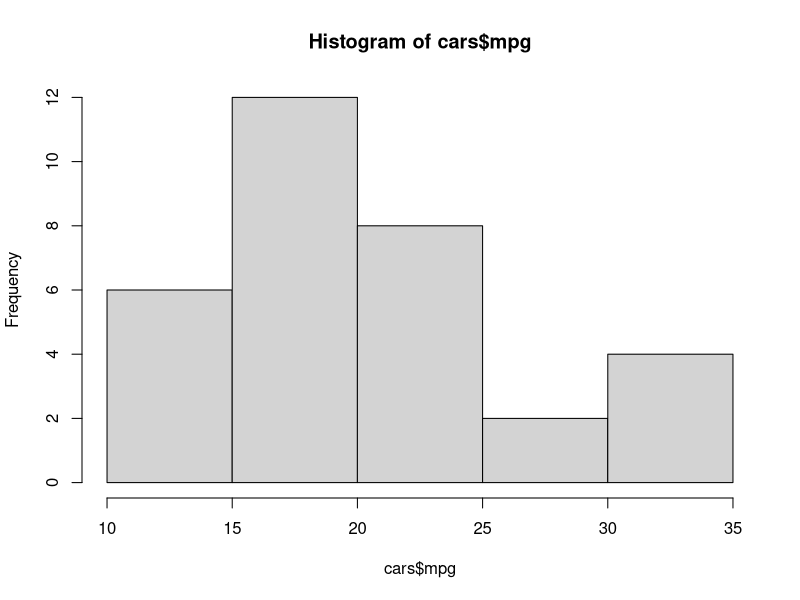
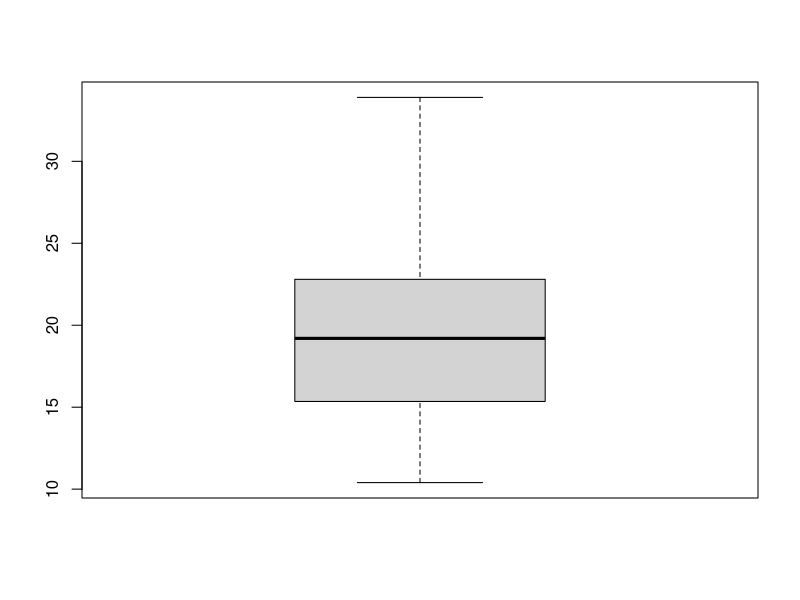
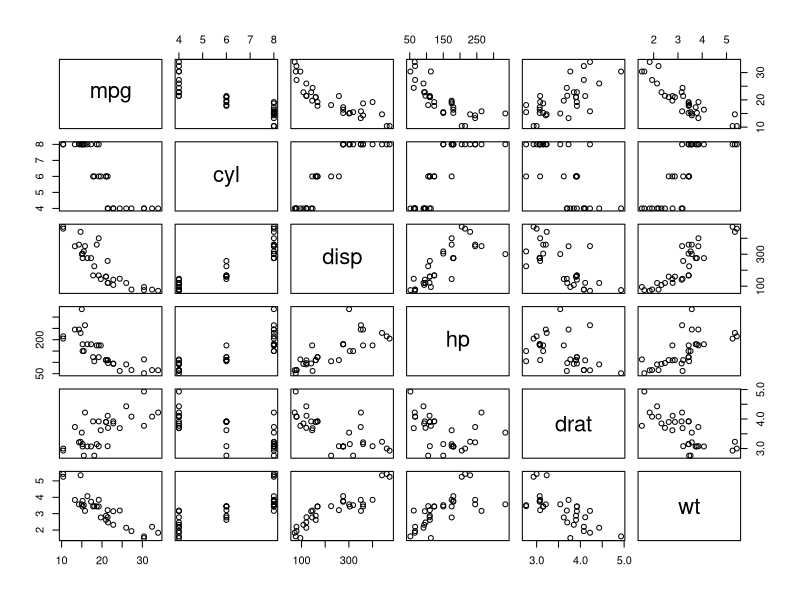
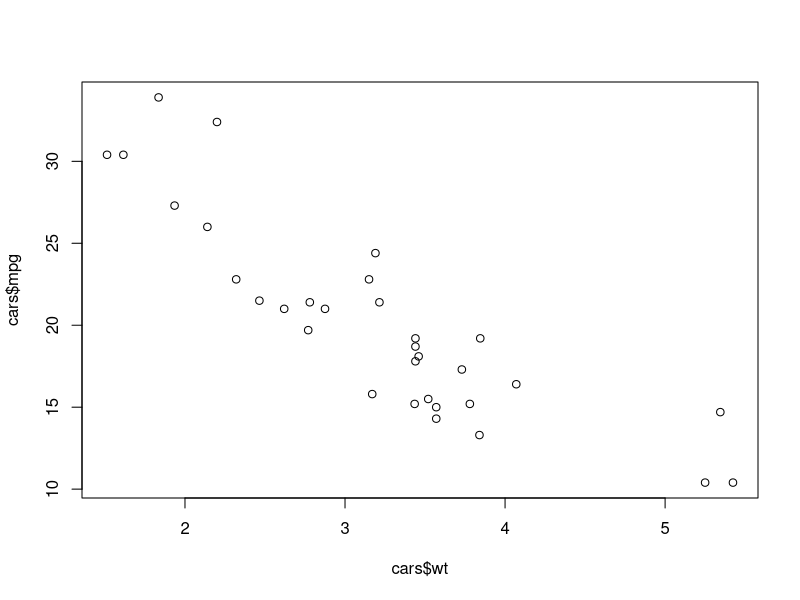
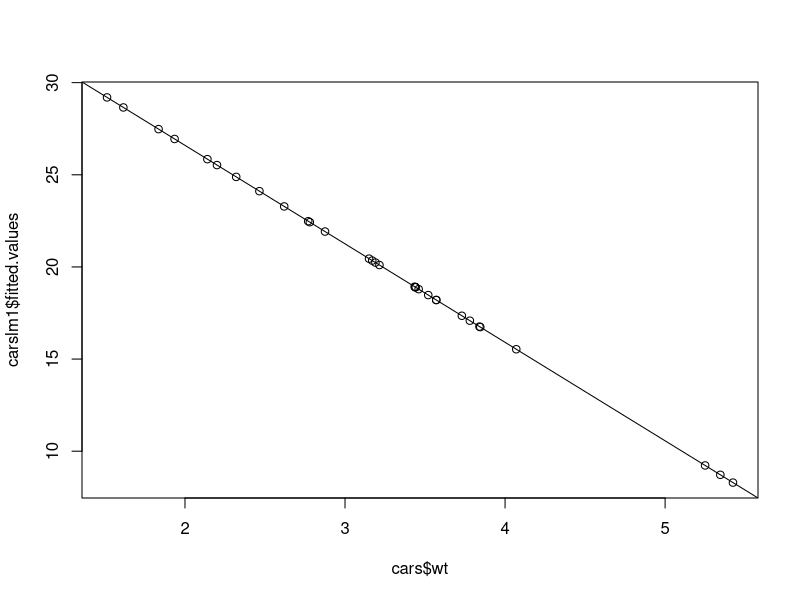
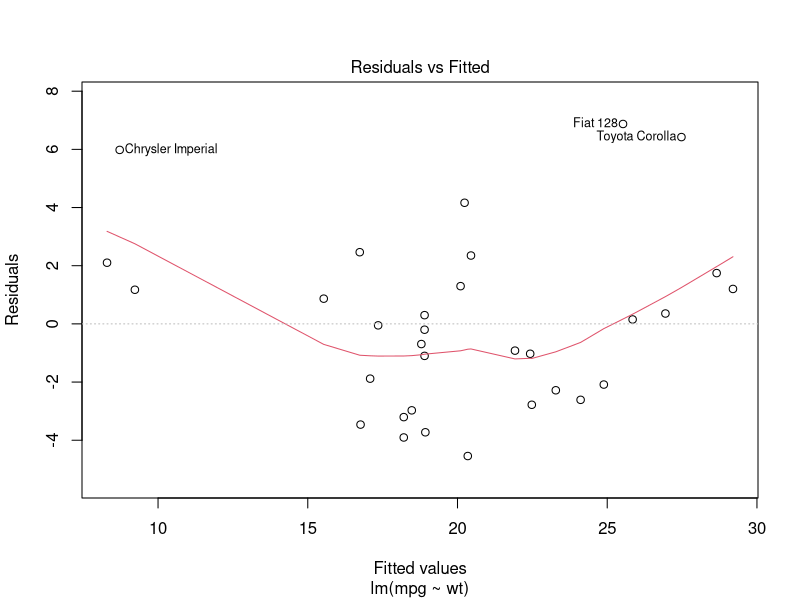
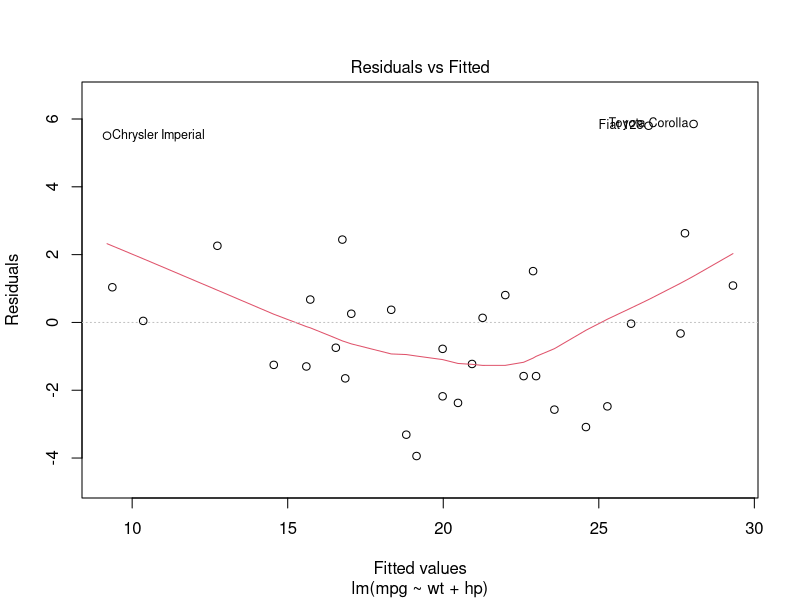
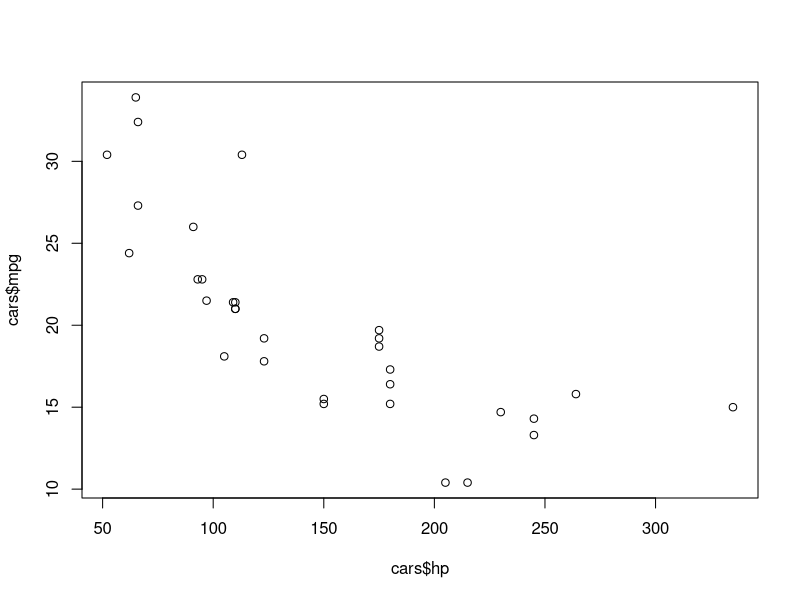

These figures' R source, in order:
# 1 part is EDA.
# 2nd part is Model making
# 3rd is prediction
# *************************************   EDA   **************************************
#loading data from R documentation
data('mtcars')
cars<-mtcars
# Just look first 6 row
head(cars)
# lets see structre of data
str(cars)
# making histogram, box plot and matrix plot
hist(cars$mpg)
boxplot(cars$mpg)
pairs(cars[1:6])

plot(cars$wt,cars$mpg) # scatter plot,bi variate analysis
cor(cars$mpg,cars$wt)  # correlation coeff
#simple linear regression
carslm1<-lm(mpg~wt, data= cars)   # Making model linear regression
carslm1$coefficients              # printing intercept and slop
carslm1$fitted.values             # print predict value Y cap

plot(cars$wt,carslm1$fitted.values) # plot between x= wt and y= predict value y cap
abline(carslm1)                     # best fit line

RSS1<-sum((cars$mpg-carslm1$fitted.values)^2) # finding RSS, Residual sum of square
mean(carslm1$residuals)
#  ***********************Assumption
# residual must follow mean equal to zeros and 
# residual must follow normal distribution. So lets test it. using shapiro test

shapiro.test(carslm1$residuals)    
mean(cars$mpg)
TSS<-sum((cars$mpg-20)^2) # Max error Tss calculated     
R_sq=(TSS-RSS1)/TSS       # Rsquared values
R_sq

summary(carslm1)         # let print individual, group p value, R and R sq value, 
# RSE and F statistic value and explore these for EDA 
summary(carslm1)$r.squared    # individal R sq value

summary(carslm1)$adj.r.squared   # individal R adj value
RSE<-sqrt(RSS1/(nrow(cars)-ncol(cars)-1))   # calculate RSE using FORMULA
RSE
summary(carslm1)$sigma         # print RES directly 

confint(carslm1)# finding confidence interval 
plot(carslm1,1)    # this plot based of resudual value, where is positive and where is negative,this graph look bent because both side in graph of linear model it is postive residula and in middle it is negative residual.


#************************          MULTIPLE LINEAR REGRESSION
#multiple linear regression
carslm2<-lm(mpg~wt+hp,data=cars)  # using weight and hourse power.
summary(carslm2)                  # print complete set of analysis.
RSS2<-sum((cars$mpg-carslm2$fitted.values)^2) # finding RSS
RSS2

plot(carslm2,1) # Plot again residual.

cars$cyl<-as.factor(cars$cyl)  # cyl look like categorical in data set but in number so we convert it into categorical. 
tapply(cars$mpg,cars$cyl,mean) # according to cyl finding mean of mpg

mul_lm<-lm(mpg~cyl,data=cars)  # lets take mileage and cylinder.
mul_lm$coefficients     # print intecet and slop of each variable
contrasts(cars$cyl)   # find dummy variable.
summary(mul_lm) # print all analysis
RSS3<-sum((cars$mpg-mul_lm$fitted.values)^2) # finding RSS
RSS3

mul_lm2<-lm(mpg~wt+hp+cyl,data=cars) # lets take three variable and again do analysis
mul_lm2
RSS4<-sum((cars$mpg-mul_lm2$fitted.values)^2) # finding RSS
RSS4
summary(mul_lm2)

mul_lm3<-lm(mpg~wt+hp+cyl+wt*hp,data=cars) # Again take all three and interaction effect wt*hp 
mul_lm3$coefficients
RSS5<-sum((cars$mpg-mul_lm3$fitted.values)^2) # finding RSS
RSS5
summary(mul_lm3)

mul_lm4<-lm(mpg~wt+hp+wt*hp,data=cars)  # we removed cyl, because it gives high P value, High RSS and HIGh F statistic 
mul_lm4$coefficients
RSS5<-sum((cars$mpg-mul_lm4$fitted.values)^2) # finding RSS
RSS5
summary(mul_lm4)
head(cars)
# *************************************   Polinomial 
plot(cars$hp,cars$mpg)   #lets visualise hp
mul_lm5<-lm(mpg~I(hp^2)+hp,data=cars) #fitting mpg and hp with power of 2.
RSS7<-sum((cars$mpg-mul_lm5$fitted.values)^2)  
RSS7
summary(mul_lm5)

mul_lm6<-lm(mpg~poly(hp,3)+hp+I(hp^2)+I(hp^3),data=cars)  # this time power of 3 of hp
RSS8<-sum((cars$mpg-mul_lm6$fitted.values)^2)
RSS8
summary(mul_lm6)

# ________________________   After finalise we choose hp with power of 2, it give high f statistic, low RSS, High R adj.
# Adding Hp^2 to final model

mul_lm7<-lm(mpg~wt+hp+wt*hp+I(hp^2),data=cars) # final model fit.
mul_lm7$coefficients  # intercetp and slops
RSS9<-sum((cars$mpg-mul_lm7$fitted.values)^2) # finding RSS
RSS9
summary(mul_lm7)


mul_lm8<-lm(mpg~.+wt*hp+I(hp^2),data=cars) # this time chosse every variable, and hp of power of 2.
mul_lm8$coefficients
RSS10<-sum((cars$mpg-mul_lm7$fitted.values)^2) # finding RSS

summary(mul_lm8)

anova(carslm1,carslm2,mul_lm4,mul_lm7,mul_lm8)
# NOTE : # R2 adj and RSE choose min

# Prediction
new_car_data<-data.frame(wt=c(2.5,3.5,4.5,5.5),
                          hp=c(100,200,250,350))  # lets predict on our data set.


pred1<-predict(carslm1,data=new_car_data) # wt and mpg model
pred2<-predict(carslm2,data=new_car_data) # wt mpg and hp
pred3<-predict(mul_lm4,data=new_car_data) # wt mpg and wt*hp
cbind(pred1,pred2,pred3) # let analysis them to see which is better predict.
